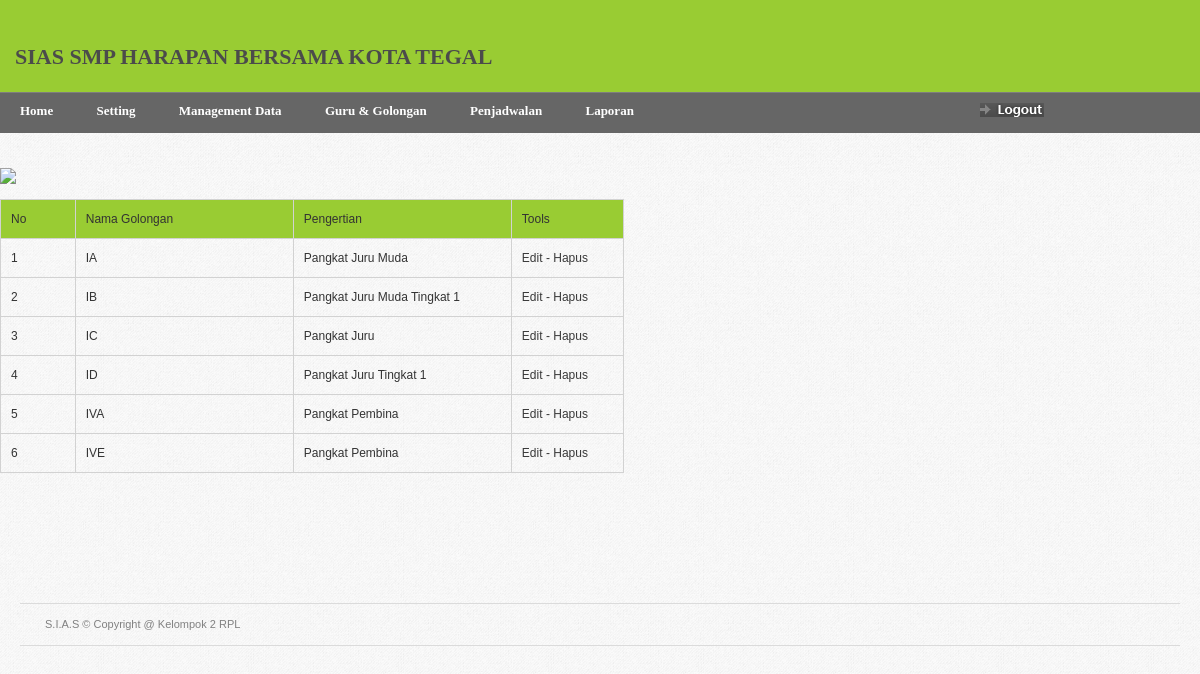
Page /home.php?page=pegawaitampil (signed in) on the committed database.
### tables this page shows
CREATE TABLE IF NOT EXISTS `pegawai` (
  `id` int(3) NOT NULL auto_increment,
  `namapegawai` varchar(30) NOT NULL,
  `pengertian` varchar(30) NOT NULL,
  PRIMARY KEY  (`id`)
);

### pegawaitampil.php (the view, shortened to what this page needs)
<span>
<h2>
<a href="?page=pegawaiinput"><img src="images/tombol/cooltext1864697097.png" /></a></h2>
<table width="52%" border="0" cellspacing="0" cellpadding="0" id="product-table">
   <tr bgcolor="#99CC33">
  <td width="12%">No</td>
    <td width="35%">Nama Golongan</td>
    <td width="35%">Pengertian</td>
    <td width="18%">Tools</td>
  </tr>
  <?php
  $rw=mysql_query("Select * from pegawai");
  while($s=mysql_fetch_array($rw))
  {
  ?>
  <tr>
  <td><?php echo $c=$c+1;?></td>
    <td><?php echo $s['namapegawai']; ?></td>
	<td><?php echo $s['pengertian']; ?></td>
    <td><a href="?page=pegawaiedit&id=<?php echo sha1($s['id']); ?>">Edit</a> - <a href="?page=pegawaitampil&del=1&id=<?php echo sha1($s['id']); ?>">Hapus</a></td>
  </tr>
  <?php
  }
  ?>
</table>
</span>

### css/screen.css (style rules this page uses)
* { margin: 0; padding: 0; }
html, body { height: 100%; }
body { background: url(../images/gray_jean.png); color: #393939; font-family: Arial; font-size: 0px; line-height: 0; }
h2 { color: #393939; font-size: 16px; font-weight: bold; line-height: 20px; margin-bottom: 10px; }
#product-table { margin-bottom: 20px; }
#product-table td a { color: #393939; }
#product-table td { border: 1px solid #d2d2d2; padding: 10px 0 10px 10px; }
table { border-collapse: collapse; }
a { outline: none; text-decoration: none; }
img { border: 0; }

### rows in the picture
pegawai: namapegawai "IA", pengertian "Pangkat Juru Muda"
pegawai: c "2", namapegawai "IB", pengertian "Pangkat Juru Muda Tingkat 1"
pegawai: c "3", namapegawai "IC", pengertian "Pangkat Juru"
pegawai: c "4", namapegawai "ID", pengertian "Pangkat Juru Tingkat 1"
pegawai: c "5", namapegawai "IVA", pengertian "Pangkat Pembina"
pegawai: c "6", namapegawai "IVE", pengertian "Pangkat Pembina"
